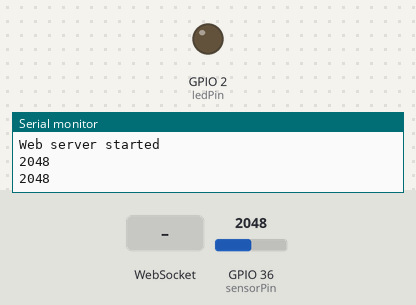
The program below on a simulated ESP32. Parts: output pins drawn as LEDs (lit = HIGH), the last lines printed to the serial monitor. The inputs (shaded band) are chosen by the test bench; at power-on: GPIO 36 (sensorPin) = 2048. WiFi joins after 1.5 s; servers stay silent unless stated.

Above: at 2.2 s.
2.3 s: WebSocket text "LED_ON" received
At 3.5 s:
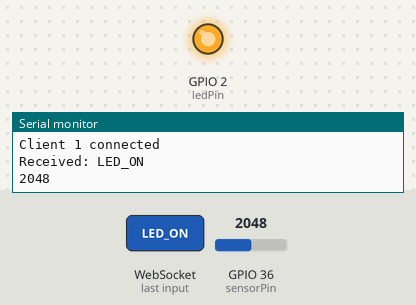
3.8 s: WebSocket text "LED_OFF" received
At 4.6 s:
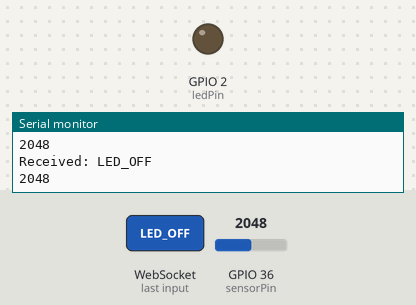
Timing chart, 0 to 6.8 s (numbered marks = the images above; inputs shaded):
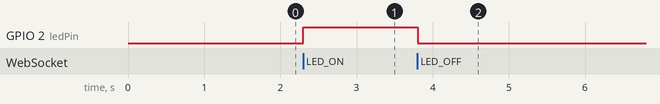

The program:

main.cpp
```cpp
// //This code only serial prints the analog data received using a potentiometer
// #include <Arduino.h>

// void setup() {
//     Serial.begin(115200);
// }

// void loop() {
//     int sensorValue = analogRead(4);
//     Serial.println(sensorValue);
//     delay(500);
// }
```

local_web_server.cpp
```cpp
//does not need a common wifi network
//browser can connect to the esp32 access point directly
//This code uses webSockets as it gives real-time, low-latency updates without polling or refreshing

#include <Arduino.h>
#include <WiFi.h>
// #include <WebServer.h>
#include <AsyncTCP.h>
#include <ESPAsyncWebServer.h>

// Start ESP32 in Access Point mode
const char* apSSID = "ESP32";
const char* apPassword = "12345678";  // at least 8 characters

AsyncWebServer server(80);   // Create a web server on port 80 192.168.4.1:80
AsyncWebSocket ws("/ws"); // Create a WebSocket object

const int sensorPin = 36; // Analog pin for potentiometer
int rawData = 0;
static unsigned long previousMillis = 0;

const int ledPin = 2; // GPIO2 is the built-in LED pin

// // HTML page that refreshes itself every second to show the potentiometer value
// String htmlPage() {
//   String page = "<!DOCTYPE html><html><head>";
//   page += "<meta http-equiv='refresh' content='1'>"; // auto-refresh every 1s
//   page += "<title>ESP32 Potentiometer</title></head><body>";
//   page += "<h2>ESP32 Live Potentiometer Value</h2>";
//   page += "<p>Value: " + String(rawData) + "</p>";
//   page += "</body></html>";
//   return page;
// }

// // HTML page with WebSocket client (only show potentiometer value)
// const char index_html[] PROGMEM = R"rawliteral(
// <!DOCTYPE html>
// <html>
// <head>
//   <title>ESP32 Potentiometer Values</title>
//   <script>
//     var socket;
//     function init() {
//       socket = new WebSocket("ws://" + window.location.host + "/ws");
//       socket.onmessage = function(event) {
//         document.getElementById("pot").innerHTML = event.data + " ohms";
//       };
//     }
//     window.onload = init;
//   </script>
// </head>
// <body>
//   <h2>ESP32 Live Potentiometer (WebSocket)</h2>
//   <p>Potentiometer: <span id="pot">--</span></p>
// </body>
// </html>
// )rawliteral";

// HTML + JS (to control led and view pot value from web browser)
const char index_html[] PROGMEM = R"rawliteral(
<!DOCTYPE html>
<html>
<head>
  <title>ESP32 Live Potentiometer (WebSocket)</title>
  <script>
    var socket;
    function init() {
      socket = new WebSocket("ws://" + window.location.host + "/ws");
      socket.onmessage = function(event) {
        document.getElementById("pot").innerHTML = event.data + " ohms";
      };
    }
    function ledOn() {
      socket.send("LED_ON");
    }
    function ledOff() {
      socket.send("LED_OFF");
    }
    window.onload = init;
  </script>
</head>
<body>
  <h2>ESP32 Live Potentiometer (WebSocket)</h2>
  <hr>
  <p>Potentiometer: <span id="pot">--</span></p>
  <button onclick="ledOn()">Turn LED ON</button>
  <button onclick="ledOff()">Turn LED OFF</button>
</body>
</html>
)rawliteral";


//on website event
void onWsEvent(AsyncWebSocket * server, AsyncWebSocketClient * client,
               AwsEventType type, void * arg, uint8_t *data, size_t len) {
  if (type == WS_EVT_CONNECT) {
    Serial.printf("Client %u connected\n", client->id());   //serial print if a client (web browser) is connected
  }
  else if (type == WS_EVT_DISCONNECT) {
    Serial.printf("Client %u disconnected\n", client->id());    //serial print if a client (web browser) is disconnected
  }
  else if (type == WS_EVT_DATA) {     //when data is received from client
    //data is not null terminated
    String msg = "";
    for (size_t i = 0; i < len; i++) {
      msg += (char)data[i];
    }
    Serial.println("Received: " + msg); //print received message

    if (msg == "LED_ON") {
      digitalWrite(ledPin, HIGH);       //turn on board led on
    } else if (msg == "LED_OFF") {
      digitalWrite(ledPin, LOW);        //turn off board led off
    }
  }

}

unsigned long lastSend = 0;     //keep track of data being send to browser


void setup() {
  Serial.begin(115200);
  delay(1000);
  pinMode(ledPin, OUTPUT); // Initialize the built-in LED pin as an output

  WiFi.softAP(apSSID, apPassword);  // Start the access point

  Serial.println("Access Point started");
  Serial.print("SSID: ");
  Serial.println(apSSID);
  Serial.print("Password: ");
  Serial.println(apPassword);

  // Print local IP (default 192.168.4.1)
  Serial.print("ESP32 IP Address: ");
  Serial.println(WiFi.softAPIP());

  // WebSocket setup
  ws.onEvent(onWsEvent);
  server.addHandler(&ws);

  // Serve HTML
  server.on("/", HTTP_GET, [](AsyncWebServerRequest *request){  //when root is requested
    request->send_P(200, "text/html", index_html);  //send webpage
  });

  // Start server
  server.begin();
  Serial.println("Web server started");
}

void loop() {
  ws.cleanupClients(); //clean up old clients by handling disconnection safely.

  rawData = analogRead(sensorPin);
  unsigned long currentMillis = millis();
  //read and print the sensor value every second
    if (currentMillis - previousMillis >= 1000) {
        previousMillis = currentMillis;
        Serial.println(rawData);
    }

    unsigned long now = millis();
    if (now - lastSend > 500) {  // send every 500ms (sending data very fast can cause connection to close)
        //check if clients are connected before sending to avoid reset
        if(ws.count() > 0) ws.textAll(String(rawData, 10)); //notify all clients (decimal (base 10) format)
        lastSend = now;
    }
}
```

wifi_web_server.cpp
```cpp
// //the esp32 and web browser must be on the same network

// #include <Arduino.h>
// #include <WiFi.h>
// #include <WebServer.h>  // Simple web server

// // Replace with your WiFi credentials
// const char* ssid = "Amin Residence";
// const char* password = "alamiralif86";

// WebServer server(80);   // Create a web server on port 80 192.168.4.1:80

// const int sensorPin = 36; // Analog pin for potentiometer
// int rawData = 0;
// static unsigned long previousMillis = 0;

// // HTML page (auto-refresh with JS)
// String htmlPage() {
//   String page = "<!DOCTYPE html><html><head>";
//   page += "<meta http-equiv='refresh' content='1'>"; // refresh every 1 sec
//   page += "<title>ESP32 Potentiometer</title></head><body>";
//   page += "<h2>ESP32 Live Potentiometer</h2>";
//   page += "<p>Value: " + String(rawData) + "</p>";
//   page += "</body></html>";
//   return page;
// }

// void handleRoot() {
//   server.send(200, "text/html", htmlPage());
// }

// void setup() {
//   Serial.begin(115200);
//   delay(1000);

//   // Connect to WiFi
//   Serial.println("Connecting to WiFi...");
//   WiFi.begin(ssid, password);
//   while (WiFi.status() != WL_CONNECTED) {
//     delay(500);
//     Serial.print(".");
//   }

//   Serial.println("");
//   Serial.println("WiFi connected!");
//   Serial.print("ESP32 IP Address: ");
//   Serial.println(WiFi.localIP());

//   // Define server route
//   server.on("/", handleRoot);

//     //fix: handle any unknown requests
//     server.onNotFound([]() {
//         //either this
//         //server.send(404, "text/plain", "404: Not Found");
//         //OR this
//         handleRoot();  // always serve main page
//     });

//   // Start server
//   server.begin();
//   Serial.println("Web server started");
// }

// void loop() {
//   server.handleClient();
//     rawData = analogRead(sensorPin);
//   unsigned long currentMillis = millis();
//   //read and print the sensor value every second
//     if (currentMillis - previousMillis >= 1000) {
//         previousMillis = currentMillis;
//         Serial.println(rawData);
//     }
// }
```

Measured:
- after the input at 2.3 s, GPIO 2 (ledPin): LOW → HIGH at once
- after the input at 3.8 s, GPIO 2 (ledPin): HIGH → LOW at once
